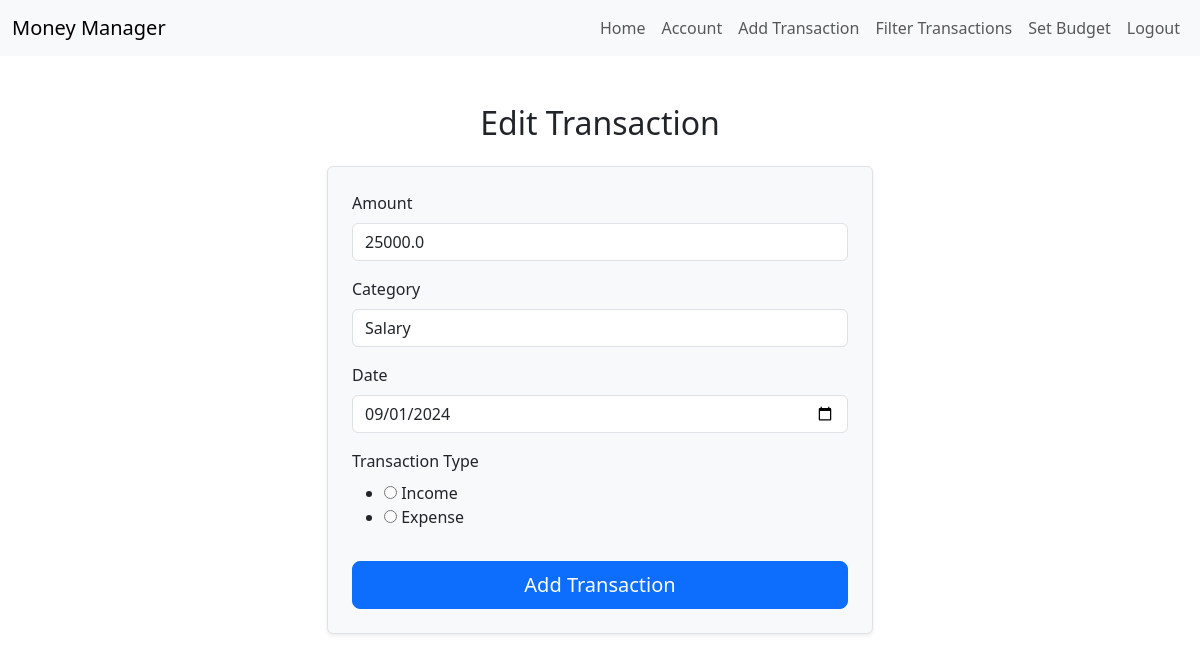
Page /transaction/1/edit (signed in) on the committed database.
### app/models.py (models this page shows, shortened)
class Transaction(db.Model):
    id = db.Column(db.Integer, primary_key=True)
    amount = db.Column(db.Float, nullable=False)
    category = db.Column(db.String(50), nullable=False)
    date = db.Column(db.DateTime, nullable=False)
    user_id = db.Column(db.Integer, db.ForeignKey('user.id'), nullable=False)
    transaction_type = db.Column(db.String(10), nullable=False, default='expense')
    is_recurring = db.Column(db.Boolean, default=False, nullable=False)
    recurrence_frequency = db.Column(db.String(20))  # e.g., 'daily', 'weekly', 'monthly'

### app/routes.py (the view)
@main.route("/transaction/<int:transaction_id>/edit", methods=['GET', 'POST'])
@login_required
def edit_transaction(transaction_id):
    transaction = Transaction.query.get_or_404(transaction_id)
    if transaction.user_id != current_user.id:
        flash('You do not have permission to edit this transaction.', 'danger')
        return redirect(url_for('main.account'))
    form = TransactionForm()
    if form.validate_on_submit():
        transaction.amount = form.amount.data
        transaction.category = form.category.data
        transaction.date = form.date.data
        print(transaction.amount,transaction.category,transaction.date)
        db.session.commit()
        flash('Transaction updated successfully!', 'success')
        return redirect(url_for('main.account'))
    else:
        print("Form did not validate")
        print(form.amount.data)
        print(form.category.data)
        print(form.date.data)
        print(form.errors)
    if request.method == 'GET':
        form.amount.data = transaction.amount
        form.category.data = transaction.category
        form.date.data = transaction.date
    return render_template('edit_transaction.html', form=form)

### app/forms.py
class TransactionForm(FlaskForm):
    amount = FloatField('Amount', validators=[DataRequired()])
    category = SelectField('Category', choices=[('Food', 'Food'), ('Rent', 'Rent'), ('Salary', 'Salary'), ('Other', 'Other')], validators=[DataRequired()])
    date = DateField('Date', format='%Y-%m-%d', validators=[DataRequired()])
    is_recurring = BooleanField('Recurring')
    recurrence_frequency = SelectField('Recurrence Frequency', choices=[('daily', 'Daily'), ('weekly', 'Weekly'), ('monthly', 'Monthly')], validators=[Optional()])
    transaction_type = RadioField('Transaction Type', choices=[('income', 'Income'), ('expense', 'Expense')], validators=[DataRequired()])
    submit = SubmitField('Add Transaction')

### app/models.py (called while the page is built)
@login_manager.user_loader
def load_user(user_id):
    return User.query.get(int(user_id))

### app/templates/edit_transaction.html (shortened to what this page needs)
{% extends "layout.html" %}
{% block content %}
<nav class="navbar navbar-expand-lg navbar-light bg-light">
    <div class="container-fluid">
        <a class="navbar-brand" href="#">Money Manager</a>
        <div class="collapse navbar-collapse" id="navbarNav">
            <ul class="navbar-nav ms-auto">
                <li class="nav-item">
                    <a class="nav-link" href="{{ url_for('main.home') }}">Home</a>
                </li>
                <li class="nav-item">
                    <a class="nav-link" href="{{ url_for('main.account') }}">Account</a>
                </li>
                <li class="nav-item">
                    <a class="nav-link" href="{{ url_for('main.add_transaction') }}">Add Transaction</a>
                </li>
                    <a class="nav-link" href="{{ url_for('main.filter_transactions') }}">Filter Transactions</a>
                <li class="nav-item">
                    <a class="nav-link" href="{{ url_for('main.set_budget') }}">Set Budget</a>
                </li>
                <li class="nav-item">
                    <a class="nav-link" href="{{ url_for('main.logout') }}">Logout</a>
                </li>
            </ul>
        </div>
    </div>
</nav>
<div class="container mt-5">
    <h2 class="mb-4 text-center">Edit Transaction</h2>
    <div class="row justify-content-center">
        <div class="col-md-6">
            <form method="POST" class="bg-light p-4 border rounded shadow-sm">
                <div class="mb-3">
                    {{ form.amount.label(class="form-label") }}
                    {{ form.amount(class="form-control") }}
                </div>
                <div class="mb-3">
                    {{ form.category.label(class="form-label") }}
                    {{ form.category(class="form-control") }}
                </div>
                <div class="mb-3">
                    {{ form.date.label(class="form-label") }}
                    {{ form.date(class="form-control") }}
                </div>
                <div class="mb-3">
                    {{ form.transaction_type.label(class="form-label") }}<br>
                    {{ form.transaction_type(class="form-check-inline") }}
                </div>
                <div class="d-grid">
                    {{ form.submit(class="btn btn-primary btn-lg") }}
                </div>
            </form>
        </div>
    </div>
</div>
{% endblock %}

### rows in the picture
Transaction: amount "25000.0", category "Salary", date "09/01/2024", transaction_type "☐ Income ☐ Expense"
